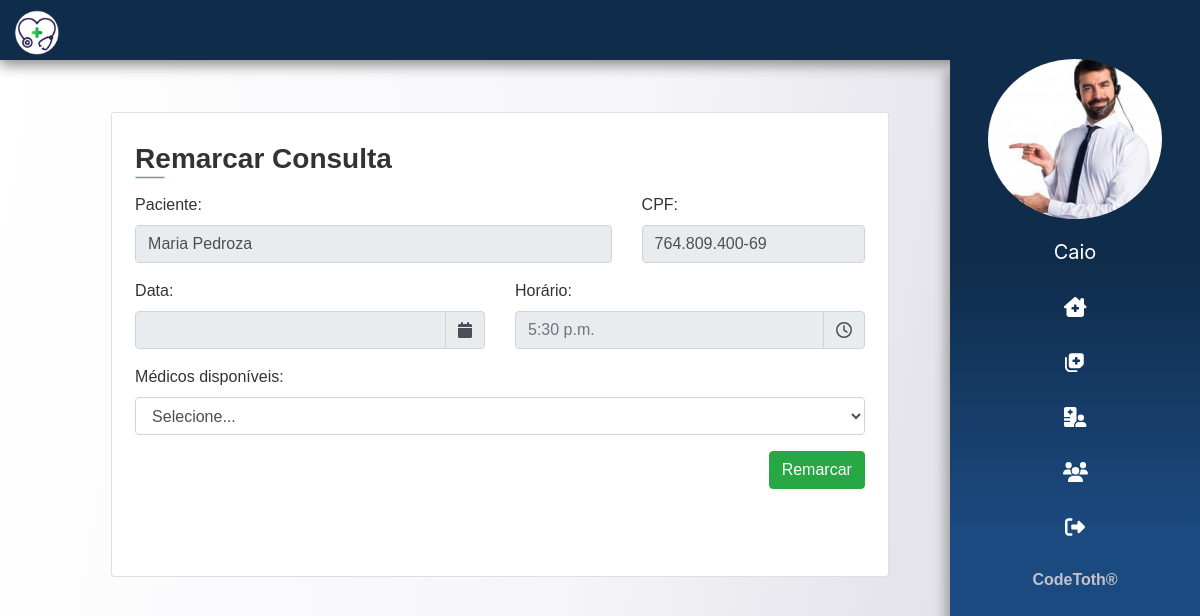
/consulta/editar/5 (signed in), run on the app's committed database.
### app/atendente/models.py (models this page shows)
class Atendente(models.Model):
    usuario = models.ForeignKey(User, on_delete=models.CASCADE)
    nome = models.CharField(max_length=150)
    sexo = models.CharField(max_length=1)
    data_nascimento = models.DateField()
    cpf = models.CharField(max_length=20, unique=True)
    rg = models.CharField(max_length=20, unique=True)
    email = models.EmailField()
    foto = models.ImageField(upload_to=f'fotos/{time.time()}', blank=True)
    ativo = models.BooleanField(default=True)

### app/consulta/models.py (models this page shows)
class Consulta(models.Model):
    data = models.DateField()
    hora = models.TimeField()
    medico = models.ForeignKey(Medico, on_delete=models.CASCADE)
    atendente = models.ForeignKey(Atendente, on_delete=models.CASCADE)
    paciente = models.ForeignKey(Paciente, on_delete=models.CASCADE)

### app/paciente/models.py (models this page shows)
class Paciente(models.Model):
    nome = models.CharField(max_length=200)
    sexo = models.CharField(max_length=1)
    data_nascimento = models.DateField()
    cpf = models.CharField(max_length=20, unique=True)
    rg = models.CharField(max_length=20, unique=True)
    carteira_convenio = models.CharField(max_length=30, unique=True)
    peso = models.FloatField()
    altura = models.FloatField()
    endereco = models.CharField(max_length=250)
    end_num = models.IntegerField()
    complemento = models.CharField(max_length=50, blank=True)
    email = models.CharField(max_length=50)
    telefone = models.CharField(max_length=14)
    celular = models.CharField(max_length=15)

### app/consulta/views.py (the view)
# urls.py: path('editar/<int:consulta_id>', editar, name='consulta-edit'),
def editar(request, consulta_id):
    dados = get_dados(request)
    dados['form'] = CadConsulta()
    try:
        dados['consulta'] = get_object_or_404(Consulta, id=consulta_id)
    except:
        pass
    return render(request, 'consulta/editar_consulta.html', dados)

### app/consulta/forms.py
class CadConsulta(forms.ModelForm):
	medico = forms.ChoiceField(label='Médicos disponíveis: ',)
	paciente = forms.ChoiceField(label='Paciente: ',)
	cpf = forms.CharField(label='CPF: ')
	class Meta:
		model = Consulta
		fields = ['cpf', 'paciente', 'data', 'hora', 'medico']
		labels = {'data':'Data:', 'medico':'Médicos :', 'hora':'Horário:', 'paciente':'Paciente:'}
		widgets = {
			'data': DatePicker(
				options={
				'minDate': 'moment',
				'daysOfWeekDisabled':[0, 6],
				'format':'L',
				'ignoreReadonly': True,
				},
				attrs={
				'readonly':'readonly',
                'append': 'fa fa-calendar',
                'icon_toggle': True,
				'class' : 'dt_hr',
            	}),
			'hora': TimePicker(
				options={
					'format':'LT',
					'enabledHours':[9, 10, 11, 12, 13, 14, 15, 16, 17],
					'stepping': 30,
					'defaultDate': '1970-01-01T14:56',
					'ignoreReadonly': True,
					},
				attrs={
					'readonly':'readonly',
					'input_toggle': True,
					'input_group': True,
					'append': 'far fa-clock',
					'class' : 'dt_hr',
				},),
		}

### templates/consulta/editar_consulta.html (shortened to what this page needs)
{% extends 'base.html' %}
{% load static %}
{% load widget_tweaks %}
{% block content %}
<section class="col-10 mt-x">
  <div class="col-10 mx-auto">
    <div class="row">
      <div class="container">
        <div class="card mt-y">
          <div class="info-section">
            <h3> Remarcar Consulta
              <div class="border"></div>
            </h3>
            <form id="form" class="formNovaConsulta" action="{% url 'salvar_alteracao' %}" method="POST">
              <div class="row">
                <div class="form-group col-8">
                  <label for="paciente">Paciente:</label>
                  <input class="form-control" type="text" name="paciente" id="paciente"
                    value="{{consulta.paciente.nome}}" placeholder="Paciente..." readonly>
                </div>
                <div class="form-group col-4">
                  <label for="cpf">CPF:</label>
                  <input class="form-control" type="text" name="cpf" id="cpf" value="{{consulta.paciente.cpf}}"
                    readonly>
                </div>
              </div>
              <div class="row">
                <div class="form-group col-6">
                  <label for="id_data">Data:</label>
                  <div class="input-group" id="div_id_data" data-target-input="nearest">
                    <input type="text" name="data" - readonly="readonly" class="form-control datetimepicker-input dt_hr"
                      required="True" id="id_data" data-toggle="datetimepicker" data-target="#id_data">
                    <div class="input-group-append" data-target="#id_data" data-toggle="datetimepicker">
                      <div class="input-group-text"><i class="fa fa-calendar"></i></div>
                    </div>
                  </div>
                </div>
                <div class="form-group col-6">
                  <label for="id_hora">Horário:</label>
                  <div class="input-group" id="div_id_hora" data-target-input="nearest">
                    <input type="text" name="hora" placeholder="{{consulta.hora}}" readonly="readonly"
                      class="form-control datetimepicker-input dt_hr" required="True" id="id_hora"
                      data-toggle="datetimepicker" data-target="#id_hora">
                    <div class="input-group-append" data-target="#id_hora" data-toggle="datetimepicker">
                      <div class="input-group-text"><i class="far fa-clock"></i></div>
                    </div>
                  </div>
                </div>
              </div>
              <div class="form-group">
                <label for="medicos">Médicos disponíveis:</label>
                <select class="form-control" id="id_medico" name="medico">
                  <option>Selecione...</option>
                </select>
              </div>
              <input type="submit" value="Remarcar" class="btn btn-success mb-5" style="float: right;">
            </form>
          </div>
        </div>
      </div>
    </div>
  </div>
</section>
{% endblock%}

### templates/partials/_sidebar.html (shortened to what this page needs)
{% load static %}
<div class="sidebar">
    <div class="mb-2">
        <img src="{{ usuario.foto.url }}" class="img-fluid  mx-auto d-block" alt="">
    </div>
    <ul>
        <a href="{% url 'edit-user' request.user.id %}"class="func_menu" ><li style="text-transform: capitalize;"> <i> {{ request.user}} </i><span class="dNone"> Dados Pessoais </span></li></a>
        <a href="{% url 'dashboard' %}" class="func_menu"> <li> <i class="fas fa-clinic-medical"></i> <span class="dNone"> Página principal </span></li></a>
        <a href="{% url 'consultas' %}" class="func_menu"> <li> <i class="fas fa-notes-medical"></i>  <span class="dNone"> Consultas </span> </li></a>
        <a href="{% url 'pacientes' %}" class="func_menu"> <li> <i class="fas fa-hospital-user"></i></i>  <span class="dNone">  Pacientes  </span></li></a>
        {% if tipo == 2 %}
        <a href="{% url 'usuarios' %}" class="func_menu"> <li> <i class="fas fa-users"></i></i>  <span class="dNone">  Usuários  </span></li></a>
        {% endif %}
        <a href="{% url 'logout' %}" class="func_menu"><li><i class="fas fa-sign-out-alt"></i>  <span class="dNone"> Sair </span>  </li></a>
    </ul>
    <div class="text-center pb-3" style="font-weight: bolder;width: 100%;color: #C4C2CD;font-family: 'Play', sans-serif; ">
        <span>CodeToth&#174;</span>
    </div>
</div>

### static/css/app.css (style rules this page uses)
body { background-attachment: fixed; background-size: cover; background-image: linear-gradient(100deg,rgba(255, 255, 255, .5), rgba(236, 234, 241, .5), rgba(213, 211, 222, 1.5)); }
.mt-x { margin-top: 5rem !important; }
.mt-y { margin-top: 2rem !important; }
.card { width: 100%; overflow: auto; font-family: "montserrat", sans-serif; padding-bottom: 5%; margin-bottom: 2%; }
.info-section { color: #333; background-color: #ffff; padding: 0% 3% 0% 3%; }
.info-section > h3 { margin: 4% 0% 2% 0%; font-weight: 800; text-transform: capitalize; }
.border { width: 30px; height: 3px; background: #778beb; left: 0; bottom: -6px; }
.sidebar img { border-radius: 100% !important; height: 160px !important; }
.sidebar { right: 0; top: 3.7rem !important; bottom: 0; width: 250px; background-image: linear-gradient( #102c4b,#102c4b,#1B4A80 , #1B4A80); box-shadow: -5px 12px 10px 1px #aaaaaa; background-attachment: fixed; overflow: hidden; transition: 0.8s all; height: 100% !important; position: fixed; z-index: 1030 !important; }
.sidebar ul li, a { list-style: none; }
.sidebar ul li { margin-top: 5px; padding: .5em; text-decoration: none; color: rgb(255, 255, 255); width: 100%; font-size: 20px; text-align: center; display: block; transition: 0.6s all; }

### data on the page
Atendente: foto (picture)
Consulta: paciente "Maria Pedroza", cpf "764.809.400-69", hora "5:30 p.m."

### other printed values
{{ request.user }} "Caio"
